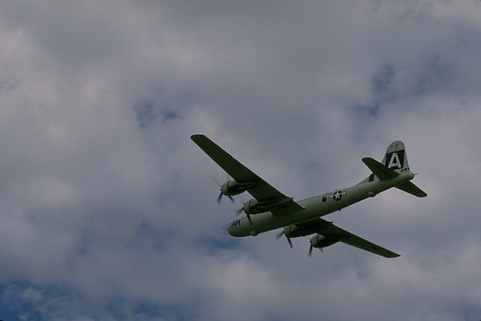
%> input picture 1/prob_edge/Part (a) results/3096.jpg, 481 x 321 px
$ octave --eval "result = edgeOrientedFilters(imread('Part (a) results/3096.jpg'));"   (GNU Octave 9; MATLAB toolbox functions it lacks are replaced by stand-ins)
%> lines starting %> are read from the running program, lines starting %| are printed output that depends on the picture; in (x1, y1, x2, y2) boxes, pixels count from 0 and x2, y2 are one past the last pixel; in counts of white or black regions, pixels touching at a corner belong together; the program's own positions count from 1
### 1/prob_edge/orientedFilterMagnitude.m
function [mag, theta] = orientedFilterMagnitude(im)

%im= imread('data/images/3096.jpg');
im=im2double(im);
%> im: size 321x481x3 double

sigma=2;

%The number of filters in the filterSet
N=15;
K=sigma*4;

% Create Gaussian kernel
xFilterSet = {};
yFilterSet = {};

l=1
[x, y] = meshgrid(-K:0.5:K, -K:0.5:K);

elongated_G  = exp(-(100*x.^2 + y.^2) / (2*sigma*sigma));
elongated_G  = elongated_G /sum(elongated_G (:));

%X and Y Gradients
d=[1 0 -1];
dx_elongated_G=imfilter(elongated_G, d);
dy_elongated_G=imfilter(elongated_G, d');

%Now carrying out filtering with skewed filter and also calculating the L2
%norm for RGB compoenenta

for i = 0 : pi/N : pi - pi/N

    %rotating the filter
    filterSet{l} = imrotate(dy_elongated_G, (180/pi) * i);
    %smoothening the image with each of the orinented filters
    mag_filter_temp = imfilter(im, filterSet{l});

    temp_mag(:, :, l) = max(abs(mag_filter_temp ), [], 3);

    l = l + 1;

end
%> after the loop, filterSet = 15 items; l = 16

Array_theta = atan2(sin(0 : pi/N : pi - pi/N), cos(0 : pi/N : pi - pi/N));

[mag, idx] = max(temp_mag, [], 3);
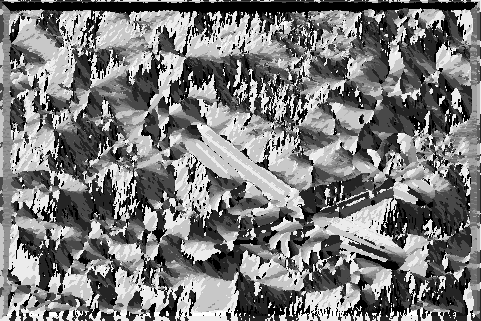
%> idx: size 321x481 double; min 1, max 15, mean 7.76; drawn with min black and max white

theta = Array_theta (idx);

end

### 1/prob_edge/nonmax.m
function [im] = nonmax(im,theta)
% function [im] = nonmax(im,theta)
%
% Perform non-max suppression on im orthogonal to theta.  Theta can be
% a matrix providing a different theta for each pixel or a scalar
% proving the same theta for every pixel.
%
% David R. Martin <dmartin@eecs.berkeley.edu>
% March 2003

if numel(theta)==1,
  theta = theta .* ones(size(im));
end

% Do non-max suppression orthogonal to theta.
theta = mod(theta+pi/2,pi);
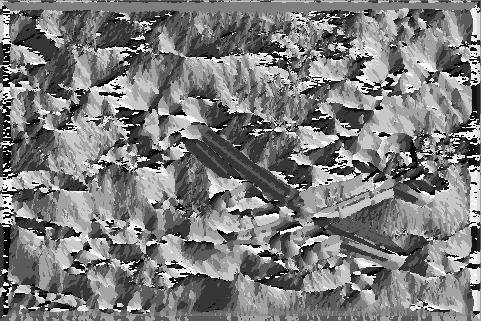
%> theta: size 321x481 double; min 0.105, max 3.04, mean 1.54; drawn with min black and max white

% The following diagram depicts the 8 cases for non-max suppression.
% Theta is valued in [0,pi), measured clockwise from the positive x
% axis.  The 'o' marks the pixel of interest, and the eight
% neighboring pixels are marked with '.'.  The orientation is divided
% into 8 45-degree blocks.  Within each block, we interpolate the
% image value between the two neighboring pixels.
%
%        .66.77.
%        5\ | /8
%        5 \|/ 8
%        .--o--.-----> x-axis
%        4 /|\ 1
%        4/ | \1
%        .33.22.
%           |
%           |
%           v
%         y-axis
%
% In the code below, d is always the distance from A, so the distance
% to B is (1-d).  A and B are the two neighboring pixels of interest
% in each of the 8 cases.  Note that the clockwise ordering of A and B
% changes from case to case in order to make it easier to compute d.

% Determine which pixels belong to which cases.
mask15 = ( theta>=0 & theta<pi/4 );
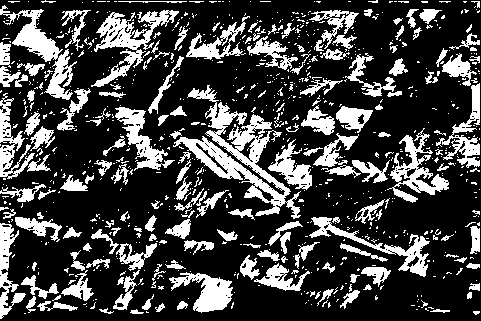
%> mask15: size 321x481 logical; 26.1% white; 877 white regions (706 under 20 px), largest, box (x1, y1, x2, y2) and area: (173, 85, 301, 219) 4361, (91, 10, 179, 87) 1984, (0, 5, 77, 100) 1886
mask26 = ( theta>=pi/4 & theta<pi/2 );
%> mask26: size 321x481 logical; 19.9% white; 1228 white regions (943 under 20 px), largest, box (x1, y1, x2, y2) and area: (175, 272, 239, 321) 1097, (329, 199, 398, 248) 1034, (296, 286, 361, 321) 976
mask37 = ( theta>=pi/2 & theta<pi*3/4 );
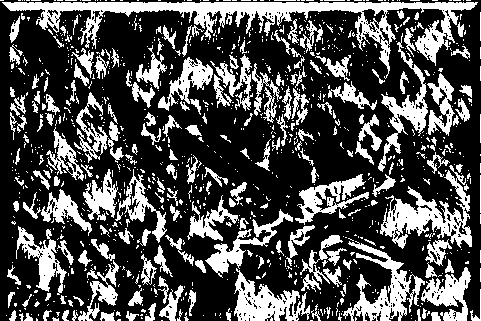
%> mask37: size 321x481 logical; 30.9% white; 1052 white regions (853 under 20 px), largest, box (x1, y1, x2, y2) and area: (2, 2, 478, 79) 7325, (380, 165, 472, 249) 2670, (343, 241, 425, 321) 2179
mask48 = ( theta>=pi*3/4 & theta<pi );
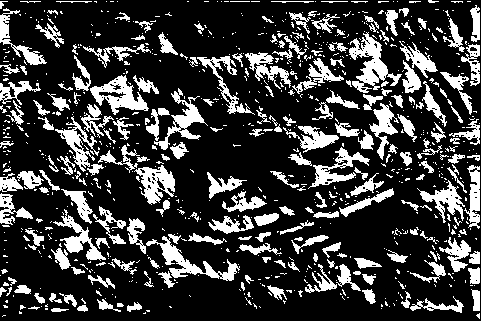
%> mask48: size 321x481 logical; 23.2% white; 851 white regions (634 under 20 px), largest, box (x1, y1, x2, y2) and area: (349, 32, 402, 93) 1202, (146, 234, 240, 281) 1091, (90, 75, 149, 115) 981

mask = ones(size(im));
[h,w] = size(im);
%> h = 321; w = 481
[ix,iy] = meshgrid(1:w,1:h);

% case 1
idx = find( mask15 & ix<w & iy<h);
%> idx = 40225 values from 10 to 154072
idxA = idx + h;
idxB = idx + h + 1;
d = tan(theta(idx));
imI = im(idxA).*(1-d) + im(idxB).*d;
mask(idx(find(im(idx)<imI))) = 0;
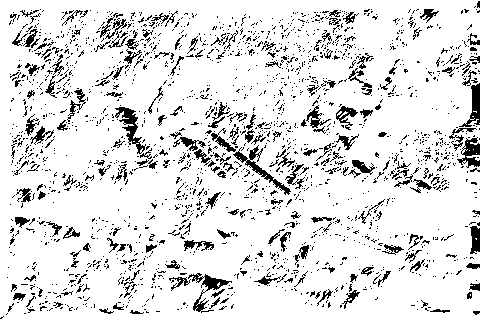
%> mask: size 321x481 double; values 0 (black) and 1 (white), 87.9% white; black in thin lines or dots

% case 5
idx = find( mask15 & ix>1 & iy>1);
%> idx = 40014 values from 331 to 154072
idxA = idx - h;
idxB = idx - h - 1;
d = tan(theta(idx));
imI = im(idxA).*(1-d) + im(idxB).*d;
mask(idx(find(im(idx)<imI))) = 0;

% case 2
idx = find( mask26 & ix<w & iy<h );
%> idx = 30326 values from 320 to 153760
idxA = idx + 1;
idxB = idx + h + 1;
d = tan(pi/2-theta(idx));
imI = im(idxA).*(1-d) + im(idxB).*d;
mask(idx(find(im(idx)<imI))) = 0;

% case 6
idx = find( mask26 & ix>1 & iy>1 );
%> idx = 30480 values from 641 to 154369
idxA = idx - 1;
idxB = idx - h - 1;
d = tan(pi/2-theta(idx));
imI = im(idxA).*(1-d) + im(idxB).*d;
mask(idx(find(im(idx)<imI))) = 0;

% case 3
idx = find( mask37 & ix>1 & iy<h );
%> idx = 47450 values from 322 to 154400
idxA = idx + 1;
idxB = idx - h + 1;
d = tan(theta(idx)-pi/2);
imI = im(idxA).*(1-d) + im(idxB).*d;
mask(idx(find(im(idx)<imI))) = 0;

% case 7
idx = find( mask37 & ix<w & iy>1 );
%> idx = 47215 values from 645 to 154080
idxA = idx - 1;
idxB = idx + h - 1;
d = tan(theta(idx)-pi/2);
imI = im(idxA).*(1-d) + im(idxB).*d;
mask(idx(find(im(idx)<imI))) = 0;

% case 4
idx = find( mask48 & ix>1 & iy<h );
%> idx = 35691 values from 323 to 154078
idxA = idx - h;
idxB = idx - h + 1;
d = tan(pi-theta(idx));
imI = im(idxA).*(1-d) + im(idxB).*d;
mask(idx(find(im(idx)<imI))) = 0;

% case 8
idx = find( mask48 & ix<w & iy>1 );
%> idx = 35797 values from 2 to 154078
idxA = idx + h;
idxB = idx + h - 1;
d = tan(pi-theta(idx));
imI = im(idxA).*(1-d) + im(idxB).*d;
mask(idx(find(im(idx)<imI))) = 0;
%> mask: size 321x481 double; values 0 (black) and 1 (white), 15.2% white in thin lines or dots

% apply mask
im = im .* mask;
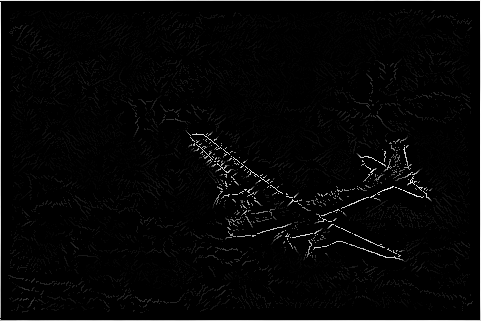
%> im: size 321x481 double; min 0, max 0.127, mean 0.00294; drawn with min black and max white

### 1/prob_edge/edgeOrientedFilters.m
function bmap = edgeOrientedFilters(im);

%im= imread('data/images/3096.jpg');
im=im2single(im);


%soft boundary
[mag, theta] = orientedFilterMagnitude(im);

%nonmax
bmap= nonmax (mag,theta);

bmap= bmap .^ 0.7;
colormap gray;
imagesc (bmap);

end

$ run again, on 1/prob_edge/Part (a) results/42049.jpg
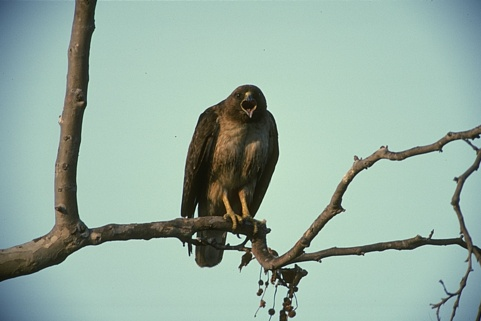
%> input picture 1/prob_edge/Part (a) results/42049.jpg, 481 x 321 px
%> after the loop in orientedFilterMagnitude, `for i = 0 : pi/N : pi - pi/N`: filterSet = 15 items; l = 16
%> in nonmax, `mask15 = ( theta>=0 & theta<pi/4 );`:
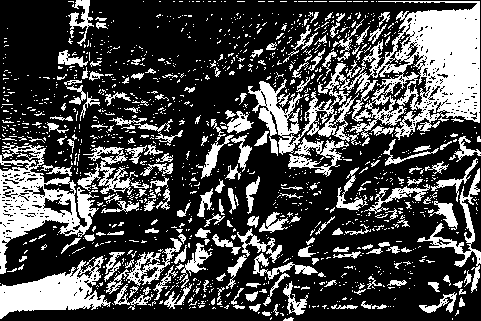
%> mask15: size 321x481 logical; 28.9% white; 1371 white regions (1176 under 20 px), largest, box (x1, y1, x2, y2) and area: (248, 1, 480, 156) 12654, (0, 142, 99, 274) 4550, (0, 256, 111, 319) 3265
%> mask26: size 321x481 logical; 14.3% white in thin lines or dots
%> mask37: size 321x481 logical; 24.7% white; 1550 white regions (1311 under 20 px), largest, box (x1, y1, x2, y2) and area: (100, 2, 477, 122) 9858, (326, 248, 455, 291) 1399, (0, 234, 93, 281) 1387
%> mask48: size 321x481 logical; 32.1% white; 1339 white regions (1177 under 20 px), largest, box (x1, y1, x2, y2) and area: (0, 1, 174, 212) 16546, (247, 140, 372, 268) 5591, (143, 61, 241, 218) 4350
%> in nonmax, `idx = find( mask15 & ix<w & iy<h);`: idx = 44646 values from 139 to 154037
%> in nonmax, `idx = find( mask15 & ix>1 & iy>1);`: idx = 44520 values from 429 to 154344
%> in nonmax, `idx = find( mask26 & ix<w & iy<h );`: idx = 21619 values from 253 to 154024
%> in nonmax, `idx = find( mask26 & ix>1 & iy>1 );`: idx = 21795 values from 641 to 154351
%> in nonmax, `idx = find( mask37 & ix>1 & iy<h );`: idx = 37873 values from 322 to 154383
%> in nonmax, `idx = find( mask37 & ix<w & iy>1 );`: idx = 37739 values from 275 to 154064
%> in nonmax, `idx = find( mask48 & ix>1 & iy<h );`: idx = 49433 values from 323 to 154400
%> in nonmax, `idx = find( mask48 & ix<w & iy>1 );`: idx = 49573 values from 2 to 154080
%> in edgeOrientedFilters, `bmap= bmap .^ 0.7;`:
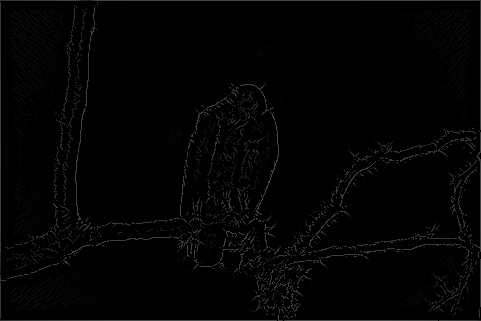
%> bmap: size 321x481 double; min 0, max 0.301, mean 0.0129
